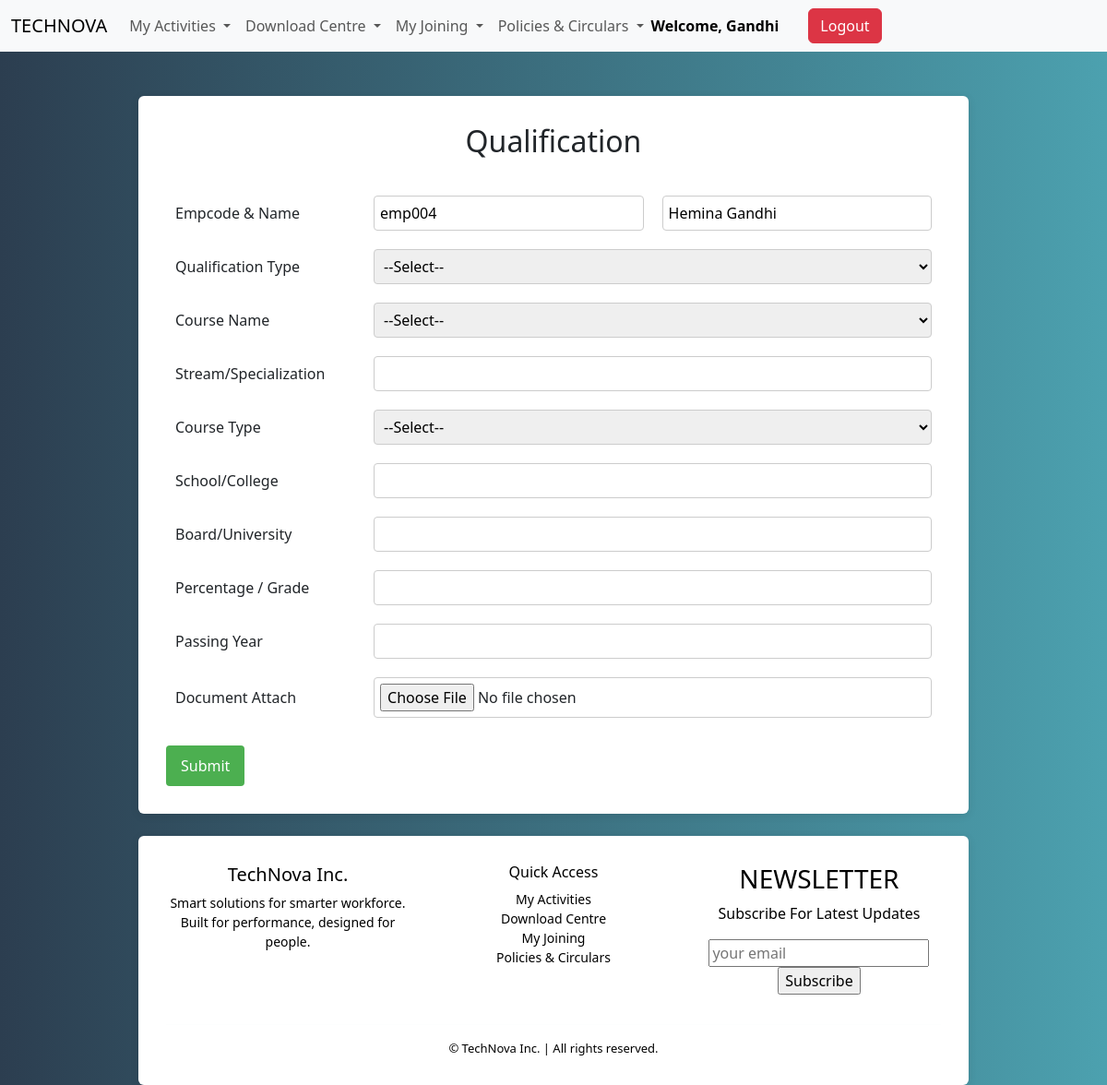
The page /qualification/ (signed in) on the database its author committed.
### apps/dashboard/models.py (models this page shows, shortened)
class BaseClass(models.Model):
    id = models.UUIDField(primary_key=True, default=uuid.uuid4, editable=False)
    created_at = models.DateTimeField(auto_now_add=True)
    updated_at = models.DateTimeField(auto_now=True)
    class Meta:
        abstract = True

class Employee(BaseClass):
    employee_id = models.CharField(max_length=10, unique=True, blank=True)
    first_name = models.CharField(max_length=255,null=False,blank=False)
    last_name = models.CharField(max_length=255,null=False,blank=False)
    company_email = models.EmailField(unique=True,null=False,blank=False)
    pvt_email = models.EmailField(unique=True,null=False,blank=False)
    mobile = models.CharField(max_length=15,null=False,blank=False)
    password = models.CharField(max_length=8, blank=True,null=False)
    doj = models.DateField(verbose_name="Date of Joining",null=False,blank=False)
    dob = models.DateField(verbose_name="Date of Birth", default="2000-01-01")
    location = models.CharField(max_length=100, blank=True, null=True)
    designation = models.CharField(max_length=100, blank=True, null=True)
    department = models.CharField(max_length=100, blank=True, null=True)
    manager = models.CharField(max_length=100, blank=True, null=True)
    photo = models.ImageField(upload_to='employee_photos/', default='default.jpg')

### apps/dashboard/views.py (the view, shortened to what this page needs)
# urls.py: path('qualification/', qualification_form, name='qualification'),
def qualification_form(request):
    employee_id = request.session.get('employee_id')
    employee = Employee.objects.filter(employee_id=employee_id).first()  # Use session or login in real case
    return render(request, 'dashboard/qualification_form.html', {'employee': employee})

### apps/dashboard/templates/dashboard/qualification_form.html (shortened to what this page needs)
{% extends 'dashboard/basetwo.html' %}
{% block body %}
    <br></br>
<div class="container">
    <h2>Qualification</h2>
    <form method="POST" enctype="multipart/form-data">
        <table>
            <tr>
                <td>Empcode & Name</td>
                <td><input type="text" value="{{ employee.employee_id }}" readonly></td>
                <td><input type="text" value="{{ employee.first_name }} {{ employee.last_name }}" readonly></td>
            </tr>
            <tr>
                <td>Qualification Type</td>
                <td colspan="2">
                    <select name="qualification_type" required>
                        <option value="">--Select--</option>
                    </select>
                </td>
            </tr>
            <tr>
                <td>Course Name</td>
                <td colspan="2">
                    <select name="course_name" required>
                        <option value="">--Select--</option>
                    </select>
                </td>
            </tr>
            <tr>
                <td>Stream/Specialization</td>
                <td colspan="2"><input type="text" name="specialization"></td>
            </tr>
            <tr>
                <td>Course Type</td>
                <td colspan="2">
                    <select name="course_type" required>
                        <option value="">--Select--</option>
                    </select>
                </td>
            </tr>
            <tr>
                <td>School/College</td>
                <td colspan="2"><input type="text" name="school_college" required></td>
            </tr>
            <tr>
                <td>Board/University</td>
                <td colspan="2"><input type="text" name="board_university" required></td>
            </tr>
            <tr>
                <td>Percentage / Grade</td>
                <td colspan="2"><input type="text" name="percentage" required></td>
            </tr>
            <tr>
                <td>Passing Year</td>
                <td colspan="2"><input type="text" name="passing_year" required></td>
            </tr>
            <tr>
                <td>Document Attach</td>
                <td colspan="2"><input type="file" name="document"></td>
            </tr>
        </table>
        <button type="submit" class="submit-btn">Submit</button>
    </form>
</div>
{% endblock %}

### apps/dashboard/templates/dashboard/basetwo.html (shortened to what this page needs)
<!DOCTYPE html>
<html lang="en">
<head>
<link href="https://cdn.jsdelivr.net/npm/bootstrap@5.3.6/dist/css/bootstrap.min.css" rel="stylesheet"/>
<link rel="stylesheet" href="https://cdnjs.cloudflare.com/ajax/libs/font-awesome/6.5.0/css/all.min.css">
</head>
<body>
<nav class="navbar navbar-expand-lg bg-body-tertiary">
<div class="container-fluid">
<a class="navbar-brand" href="{% url 'index_inner' %}">TECHNOVA</a>
<div class="collapse navbar-collapse" id="navbarScroll">
<ul class="navbar-nav me-auto my-2 my-lg-0 navbar-nav-scroll" style="--bs-scroll-height: 100px;">
<li class="nav-item dropdown">
<a aria-expanded="false" class="nav-link dropdown-toggle" data-bs-toggle="dropdown" href="#" role="button">
            My Activities
          </a>
</li>
<li class="nav-item dropdown">
<a aria-expanded="false" class="nav-link dropdown-toggle" data-bs-toggle="dropdown" href="#" role="button">
            Download Centre
          </a>
</li>
<li class="nav-item dropdown">
<a aria-expanded="false" class="nav-link dropdown-toggle" data-bs-toggle="dropdown" href="#" role="button">
            My Joining
          </a>
</li>
<li class="nav-item dropdown">
<a aria-expanded="false" class="nav-link dropdown-toggle" data-bs-toggle="dropdown" href="#" role="button">
            Policies &amp; Circulars
          </a>
</li>
<div class="d-flex align-items-center ms-auto">
  {% if request.session.employee_name %}
    <span class="me-3 text-black fw-bold">Welcome, {{ request.session.employee_name }}</span>
  {% endif %}
  <a href="{% url 'logout' %}" class="btn btn-danger">Logout</a>
</div>
</div>
</div>
</nav>
{% block body %}
{% endblock %}
<footer class="mt-4" style="background: linear-gradient(to right, #2c3e50, #4ca1af); color: black; ">
  <div class="container text-center">
    <div class="row">
      <div class="col-md-4 mb-3">
        <h5>TechNova Inc.</h5>
        <p style="font-size: 14px;">Smart solutions for smarter workforce. Built for performance, designed for people.</p>
      </div>
      <div class="col-md-4 mb-3">
        <h6>Quick Access</h6>
        <ul class="list-unstyled" style="font-size: 14px;">
          <li><a href="{% url 'claims_page' %}" class="text-black text-decoration-none">My Activities</a></li>
          <li><a href="{% url 'salary' %}" class="text-black text-decoration-none">Download Centre</a></li>
          <li><a href="{% url 'generalinfo' %}" class="text-black text-decoration-none">My Joining</a></li>
          <li><a href="{% url 'policy_and_circular' %}" class="text-black text-decoration-none">Policies & Circulars</a></li>
</div>
<div class="col-md-4 mb-3">
<h3>NEWSLETTER</h3>
<p>Subscribe For Latest Updates</p>
<input class="email" placeholder="your email" type="email"/>
<input class="btn-btn-danger" type="submit" value="Subscribe"/>
</div>
</div>
<hr class="border-light"/>
<div style="font-size: 13px;text-align: center;">© {{ current_year }} TechNova Inc. | All rights reserved.</div>
</div>
</footer>
</body>
</html>

### apps/dashboard/templates/dashboard/basetwo.html (style rules this page uses)
html, body { height: 100%; margin: 0; background: linear-gradient(to right, #2c3e50, #4ca1af); }

### apps/dashboard/templates/dashboard/qualification_form.html (style rules this page uses)
body { font-family: 'Segoe UI', sans-serif; background: linear-gradient(to right, #2c3e50, #4ca1af); }
.container { background-color: white; padding: 30px; max-width: 900px; margin: auto; border-radius: 6px; box-shadow: 0 2px 10px rgba(0,0,0,0.1); }
h2 { text-align: center; margin-bottom: 30px; font-weight: 500; }
table { width: 100%; }
td { padding: 10px; vertical-align: middle; }
input[type="text"], select, input[type="file"] { width: 100%; padding: 6px; border: 1px solid #ccc; border-radius: 4px; }
.submit-btn { margin-top: 20px; background: #4CAF50; color: white; padding: 10px 16px; border: none; border-radius: 4px; cursor: pointer; }

### rows shown on the page
Employee: session.employee_name "Gandhi", employee_id "emp004", first_name "Hemina Gandhi"
